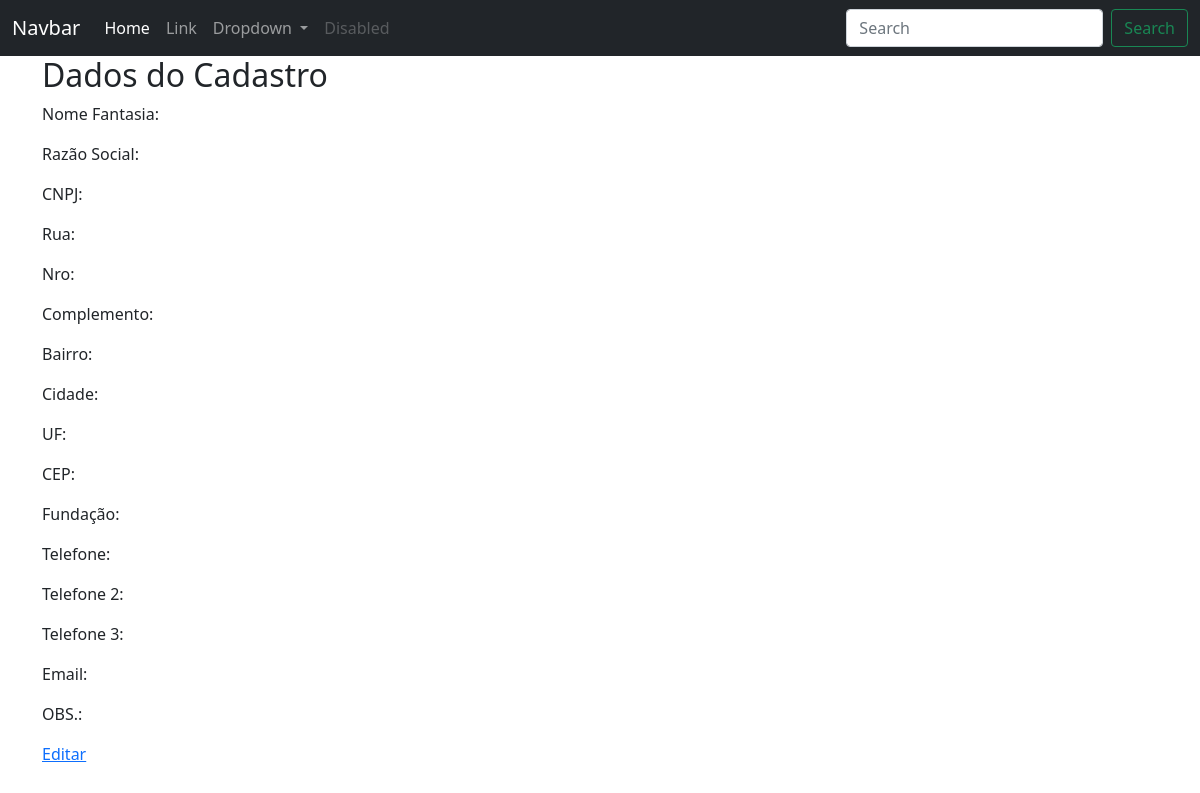
The app's page /clientesfornecedores/cnpj/1 (signed in), older data.
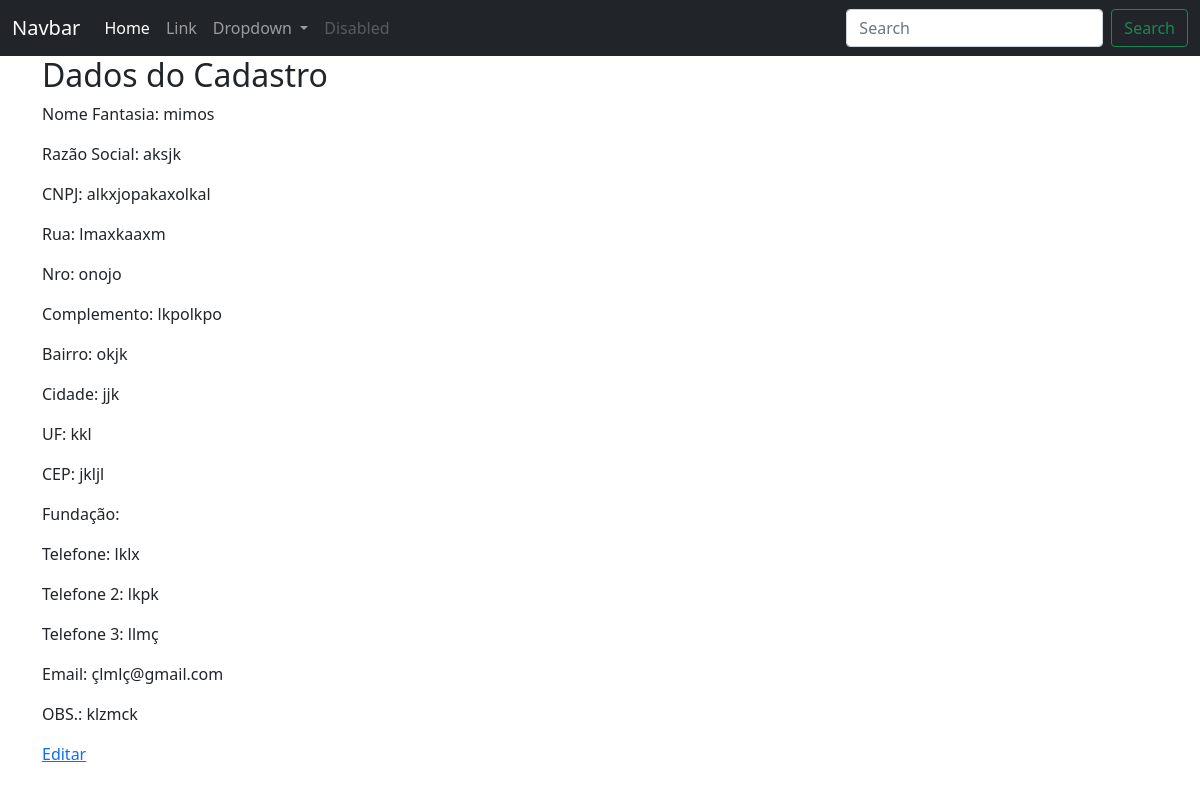
The same page, newer data.
### ERP/models.py (models this page shows)
class ClientesFornecedores(database.Model):
    __tablename__ ='clientes_fornecedores'
    id = database.Column(database.Integer, primary_key=True)
    nome_fantasia = database.Column(database.String(500))
    razao_social = database.Column(database.String(500))
    cnpj = database.Column(database.String(20), unique=True)
    rua = database.Column(database.String(100))
    complemento = database.Column(database.String(70))
    nro = database.Column(database.String(20))
    bairro = database.Column(database.String(70))
    cidade = database.Column(database.String(70))
    uf = database.Column(database.String(2))
    cep = database.Column(database.String(15))
    data_fundacao = database.Column(database.Date)
    cpf = database.Column(database.String(20), unique=True)
    nome = database.Column(database.String(100))
    telefone = database.Column(database.String(20))
    telefone2 = database.Column(database.String(20))
    telefone3 = database.Column(database.String(20))
    email = database.Column(database.String(100))
    data_aniversario = database.Column(database.Date)
    obs = database.Column(database.Text)
    data_cadastro = database.Column(database.DateTime, default=datetime.utcnow())
    tipo_cadastro = database.Column(database.Integer, database.ForeignKey('tipos_cadastro.id'), nullable=False)
    id_usuario_cadastro = database.Column(database.Integer, database.ForeignKey('usuarios.id'), nullable=False)

### ERP/routes.py (the view)
@app.route('/clientesfornecedores/<tipo_emp>/<cliente_fornecedor_id>')
@login_required
def clientes_fornecedor_cpf_cnpj(cliente_fornecedor_id, tipo_emp):
    cliente_fornecedor = ClientesFornecedores.query.get(cliente_fornecedor_id)
    if tipo_emp == 'cnpj':
        return render_template('cliente_fornecedor_cnpj.html', cliente_fornecedor=cliente_fornecedor)
    else:
        return render_template('cliente_fornecedor_cpf.html', cliente_fornecedor=cliente_fornecedor)

### ERP/routes.py (called while the page is built)
@login_manager.user_loader
def load_user(user_id):
    return Usuarios.query.get(int(user_id))

### ERP/templates/cliente_fornecedor_cnpj.html
{% include 'base.html' %}
{% block content %}
    <div class="container">
        <h2>Dados do Cadastro</h2>
        <p>Nome Fantasia: {{ cliente_fornecedor.nome_fantasia }}</p>
        <p>Razão Social: {{ cliente_fornecedor.razao_social }}</p>
        <p>CNPJ: {{ cliente_fornecedor.cnpj }}</p>
        <p>Rua: {{ cliente_fornecedor.rua }}</p>
        <p>Nro: {{ cliente_fornecedor.nro }}</p>
        <p>Complemento: {{ cliente_fornecedor.complemento }}</p>
        <p>Bairro: {{ cliente_fornecedor.bairro }}</p>
        <p>Cidade: {{ cliente_fornecedor.cidade }}</p>
        <p>UF: {{ cliente_fornecedor.uf }}</p>
        <p>CEP: {{ cliente_fornecedor.cep }}</p>
        <p>Fundação: {{ cliente_fornecedor.fundacao }}</p>
        <p>Telefone: {{ cliente_fornecedor.telefone }}</p>
        <p>Telefone 2: {{ cliente_fornecedor.telefone2 }}</p>
        <p>Telefone 3: {{ cliente_fornecedor.telefone3 }}</p>
        <p>Email: {{ cliente_fornecedor.email }}</p>
        <p>OBS.: {{ cliente_fornecedor.obs }}</p>
        <a href="{{ url_for('edicao_clientes_fornecedores' , tipo_emp='cnpj', cliente_fornecedor_id=cliente_fornecedor.id) }}">Editar</a>
    </div>
{% endblock %}

### ERP/templates/base.html (shortened to what this page needs)
<!doctype html>
<html lang="pt-BR">
  <head>
    <link href="https://cdn.jsdelivr.net/npm/bootstrap@5.0.2/dist/css/bootstrap.min.css" rel="stylesheet">
  </head>
  <body>
    {% include 'navbar.html' %}
  </body>
</html>

### ERP/templates/navbar.html (shortened to what this page needs)
<nav class="navbar navbar-expand-lg navbar-dark bg-dark">
  <div class="container-fluid">
    <a class="navbar-brand" href="#">Navbar</a>
    <div class="collapse navbar-collapse" id="navbarSupportedContent">
      <ul class="navbar-nav me-auto mb-2 mb-lg-0">
        <li class="nav-item">
          <a class="nav-link active" aria-current="page" href="#">Home</a>
        </li>
        <li class="nav-item">
          <a class="nav-link" href="#">Link</a>
        </li>
        <li class="nav-item dropdown">
          <a class="nav-link dropdown-toggle" href="#" id="navbarDropdown" role="button" data-bs-toggle="dropdown" aria-expanded="false">
            Dropdown
          </a>
        </li>
        <li class="nav-item">
          <a class="nav-link disabled" href="#" tabindex="-1" aria-disabled="true">Disabled</a>
        </li>
      </ul>
      <form class="d-flex">
        <input class="form-control me-2" type="search" placeholder="Search" aria-label="Search">
        <button class="btn btn-outline-success" type="submit">Search</button>
      </form>
    </div>
  </div>
</nav>

Row changes from the older to the newer data that the page shows:
added ClientesFornecedores: nome_fantasia "mimos", razao_social "aksjk", cnpj "alkxjopakaxolkal", rua "lmaxkaaxm", nro "onojo", complemento "lkpolkpo", bairro "okjk", cidade "jjk", uf "kkl", cep "jkljl", telefone "lklx", telefone2 "lkpk", telefone3 "llmç", email "çlmlç@gmail.com", obs "klzmck"
